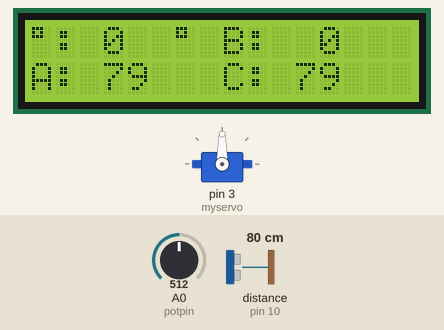
Bench run of a sketch on a simulated Arduino Uno, built with avr-gcc and run on an emulated ATmega328P. On the bench: servo, 16×2 character LCD. Wiring (inferred from the names in the program): ultrasonic range finder: trigger pin 9; echo pin 10. Inputs (shaded band) come from the test bench; at power-on: A0 (potpin) = 512, distance to the obstacle (sensor on pin 10) 80 cm. The echo pulse lasts 58.3 µs per cm; what the sketch prints to the serial monitor is not drawn.

Above: at 1.6 s.
1.7 s: A0 (potpin) set to 716
At 3.2 s:
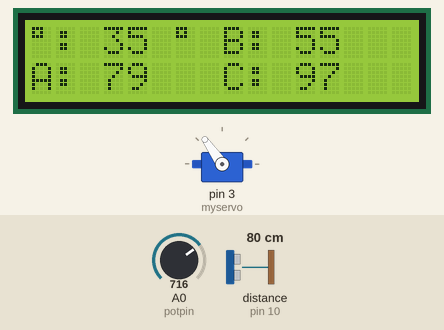
3.6 s: A0 (potpin) set to 900
At 5.0 s:
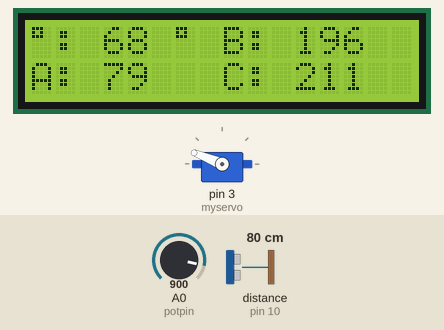
5.6 s: A0 (potpin) set to 1023
At 7.3 s:
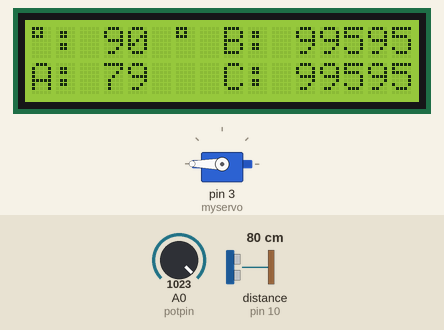
7.6 s: A0 (potpin) set to 306
At 9.3 s:
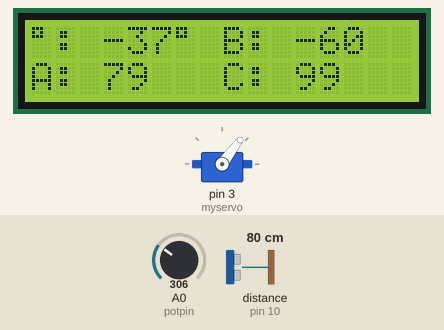
9.6 s: distance to the obstacle (sensor on pin 10) set to 2 cm
At 11.3 s:
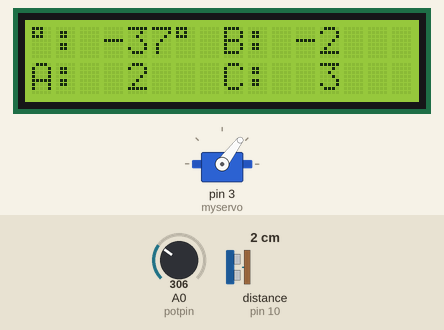
11.6 s: A0 (potpin) set to 122
At 13.3 s:
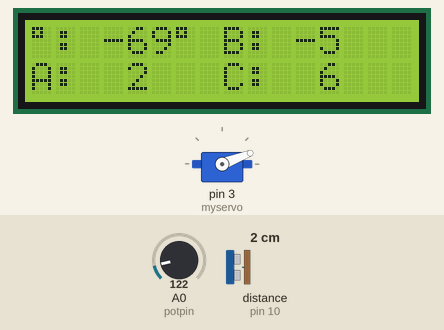
Timing chart, 0 to 14.6 s (numbered marks = the images above; inputs shaded):
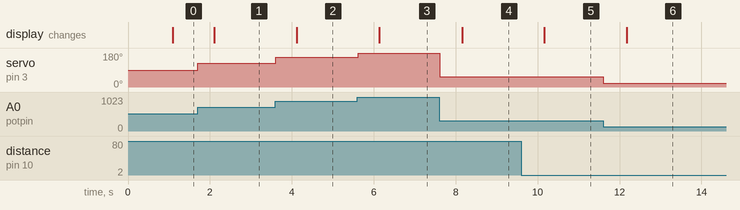

Measured:
- after the input at 1.7 s, servo on pin 3 (myservo): 90° → 125° at once; the display: changes after 0.41 s (image 1)
- after the input at 3.6 s, servo on pin 3 (myservo): 125° → 158° at once; the display: changes after 0.52 s (image 2)
- after the input at 5.6 s, servo on pin 3 (myservo): 158° → 180° at once; the display: changes after 0.54 s (image 3)
- after the input at 7.6 s, servo on pin 3 (myservo): 180° → 53° at once; the display: changes after 0.56 s (image 4)
- after the input at 9.6 s, the display: changes after 0.57 s (image 5)
- after the input at 11.6 s, servo on pin 3 (myservo): 53° → 21° at once; the display: changes after 0.58 s (image 6)

The sketch:

_official_trial_1.ino
```cpp
#include <Servo.h>
#include <Wire.h>
#include <LiquidCrystal_I2C.h>

int potpin = 0;
int val;
Servo myservo;

const int trigPin = 9;
const int echoPin = 10;

unsigned long previousMillis = 0;
const unsigned long interval = 1000;

LiquidCrystal_I2C lcd(0x27, 16, 2); // set the LCD address to 0x27 for a 16 chars and 2 line display

void setup()
{
  Serial.begin(9600);
  myservo.attach(3);  // Attaches the servo to pin 3
  pinMode(trigPin, OUTPUT);
  pinMode(echoPin, INPUT);

  lcd.init();         // initialize the lcd
  lcd.backlight();    // Turn on the LCD screen backlight
}

void loop()
{
  unsigned long currentMillis = millis();

  // Read the potentiometer
  val = analogRead(potpin);
  val = map(val, 0, 1023, 0, 180);

  // Measure distance with HC-SR04
  long duration;
  float distance;

  digitalWrite(trigPin, LOW);
  delayMicroseconds(2);
  digitalWrite(trigPin, HIGH);
  delayMicroseconds(10);
  digitalWrite(trigPin, LOW);

  duration = pulseIn(echoPin, HIGH);
  distance = duration * 0.034 / 2;

  int ang = 0;

  if (val >= 90){
    ang = val - 90;
  }
  else {
    ang = (-1 * (90 - val));
  }

  float height = (distance) * (tan(ang * (3.14/180)));
  float hypotenuse = sqrt(pow(distance, 2) + pow (height, 2));

  // Print values every one second
  if (currentMillis - previousMillis >= interval) {
    previousMillis = currentMillis;

    Serial.println("=======================");
    Serial.println("NORMAL ANGLE: " + String(val) + " degrees");
    Serial.println("ANGLE: " + String(ang) + " degrees");
    Serial.println("A: " + String(distance, 2) + " cm");
    Serial.println("B: " + String(height, 2) + " cm");
    Serial.println("C: " + String(hypotenuse, 2) + " cm");


    //display on lcd
    lcd.clear();
    lcd.setCursor(0, 0);
    lcd.print(char(223));
    lcd.setCursor(1, 0);
    lcd.print(": " + String(ang));
    lcd.setCursor(6, 0);
    lcd.print(char(223));
    lcd.setCursor(0, 1);
    lcd.print("A: " + String(distance, 0));
    lcd.setCursor(8, 0);
    lcd.print("B: " + String(height, 0));
    lcd.setCursor(8, 1);
    lcd.print("C: " + String(hypotenuse, 0));

  }

  myservo.write(val);
  delay(15);
}
```
